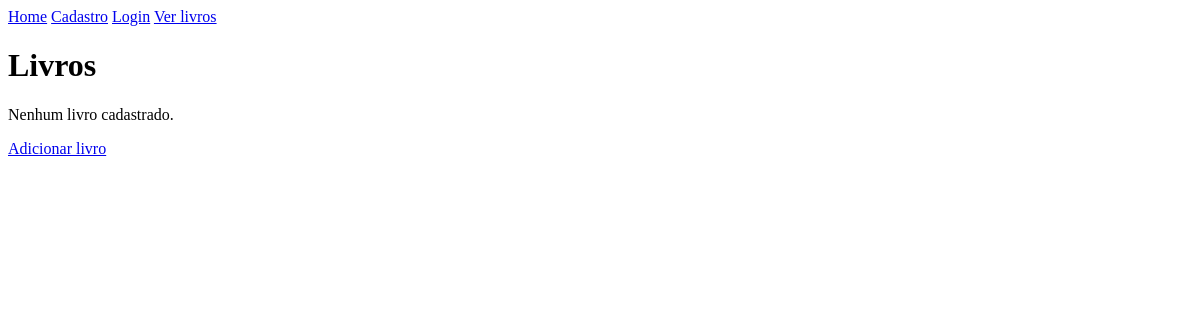
The page /livros on the database as committed earlier.
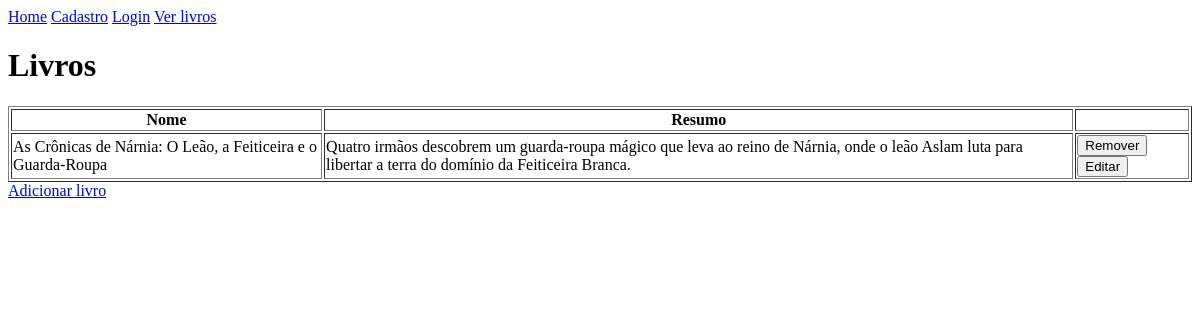
The same page on the database as committed later.
### tables this page shows
CREATE TABLE livros (
    id_livro INTEGER PRIMARY KEY AUTOINCREMENT,
    autor_id INTEGER NOT NULL,
    titulo VARCHAR(255) NOT NULL,
    isbn VARCHAR(13) NOT NULL,
    ano_publicacao INTEGER,
    genero_id INTEGER,
    editora_id INTEGER,
    quantidade_disponivel INTEGER,
    resumo TEXT,
    FOREIGN KEY (autor_id) REFERENCES autores(id_autor),
    FOREIGN KEY (genero_id) REFERENCES generos(id_genero),
    FOREIGN KEY (editora_id) REFERENCES editoras(id_editora)
);

### app.py (the view)
@app.route('/livros', methods=["GET", "POST"])
def livros():
    conexao = obter_conexao()
    livros = conexao.execute('SELECT * FROM livros').fetchall()
    conexao.close()
    return render_template('livros.html', livros=livros)

### database.py (called while the page is built)
def obter_conexao():
    conexao = sqlite3.connect('livros.db')
    conexao.row_factory = sqlite3.Row
    return conexao

### templates/livros.html (shortened to what this page needs)
{% extends 'base.html'%}
{% block conteudo %}
    <h1>Livros</h1>
    {% if livros %}
    <table border="1">
        <tr>
            <th>Nome</th>
            <th>Resumo</th>
            <th></th>
        </tr>
        {% for livro in livros %}
        <tr>
            <td>{{ livro.titulo }}</td>
            <td>{{ livro.resumo }}</td>
            <td>
                <a>
                    <form action="{{ url_for('remover_livro') }}" method="post" style="display:inline;">
                    <button type="submit">Remover</button>
                    </form>
                </a>
                <a href="{{ url_for('editar_livros', id=livro.id_livro) }}"><button type="button">Editar</button></a>
            </td>
        </tr>
        {% endfor %}
    </table>
    {% else %}
        <p>Nenhum livro cadastrado.</p>
    {% endif %}
    <a href="{{url_for('criar_livros')}}">Adicionar livro</a>
{% endblock %}

### templates/base.html (shortened to what this page needs)
<!DOCTYPE html>
<html lang="en">
<head>
    <link rel="stylesheet" href="{{ url_for('static', filename='style.css')}}">
</head>
<body>
    <header>
        <a href="{{url_for('index')}}">Home</a>
        <a href="{{url_for('cadastro')}}">Cadastro</a>
        <a href="{{url_for('login')}}">Login</a>
        <a href="{{url_for('livros')}}">Ver livros</a>
    </header>
    {% block conteudo %}
    {% endblock %}
</body>
</html>

Rows that differ between the two databases and show on the page:
added livros: titulo "As Crônicas de Nárnia: O Leão, a Feiticeira e o Guarda-Roupa", resumo "Quatro irmãos descobrem um guarda-roupa mágico que leva ao reino de Nárnia, onde o leão Aslam luta para libertar a terra do domínio da Feiticeira Branca."
Other text that changed with them:
text no longer shown: "Nenhum livro cadastrado."
text now shown: "Nome Resumo"
